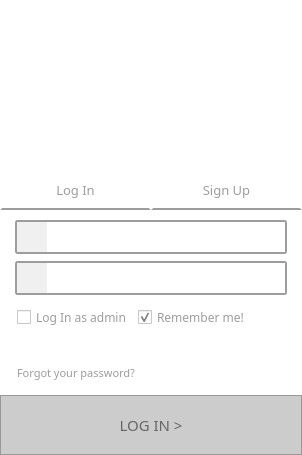
<?xml version="1.0" encoding="UTF-8"?>
<ui version="4.0">
 <class>Login</class>
 <widget class="QMainWindow" name="Login">
  <property name="geometry">
   <rect>
    <x>0</x>
    <y>0</y>
    <width>302</width>
    <height>455</height>
   </rect>
  </property>
  <property name="maximumSize">
   <size>
    <width>305</width>
    <height>460</height>
   </size>
  </property>
  <property name="windowTitle">
   <string>Login</string>
  </property>
  <property name="styleSheet">
   <string notr="true">background-color: rgb(255, 255, 255);</string>
  </property>
  <widget class="QWidget" name="centralWidget">
   <property name="styleSheet">
    <string notr="true"/>
   </property>
   <layout class="QVBoxLayout" name="verticalLayout_4" stretch="0,0,0,0">
    <property name="spacing">
     <number>0</number>
    </property>
    <property name="leftMargin">
     <number>0</number>
    </property>
    <property name="topMargin">
     <number>0</number>
    </property>
    <property name="rightMargin">
     <number>0</number>
    </property>
    <property name="bottomMargin">
     <number>0</number>
    </property>
    <item>
     <widget class="QLabel" name="labelLogo">
      <property name="enabled">
       <bool>true</bool>
      </property>
      <property name="minimumSize">
       <size>
        <width>0</width>
        <height>150</height>
       </size>
      </property>
      <property name="maximumSize">
       <size>
        <width>16777215</width>
        <height>16777215</height>
       </size>
      </property>
      <property name="styleSheet">
       <string notr="true">border-image:url(:/images/images/logo_small.png);</string>
      </property>
      <property name="text">
       <string/>
      </property>
      <property name="scaledContents">
       <bool>false</bool>
      </property>
     </widget>
    </item>
    <item>
     <layout class="QHBoxLayout" name="horizontalLayout_14">
      <item>
       <spacer name="horizontalSpacer_19">
        <property name="orientation">
         <enum>Qt::Horizontal</enum>
        </property>
        <property name="sizeType">
         <enum>QSizePolicy::Fixed</enum>
        </property>
        <property name="sizeHint" stdset="0">
         <size>
          <width>15</width>
          <height>20</height>
         </size>
        </property>
       </spacer>
      </item>
      <item>
       <widget class="QLabel" name="labelError">
        <property name="enabled">
         <bool>false</bool>
        </property>
        <property name="sizePolicy">
         <sizepolicy hsizetype="Expanding" vsizetype="Expanding">
          <horstretch>0</horstretch>
          <verstretch>0</verstretch>
         </sizepolicy>
        </property>
        <property name="minimumSize">
         <size>
          <width>0</width>
          <height>0</height>
         </size>
        </property>
        <property name="styleSheet">
         <string notr="true">color:&quot;red&quot;</string>
        </property>
        <property name="text">
         <string/>
        </property>
       </widget>
      </item>
      <item>
       <spacer name="horizontalSpacer_20">
        <property name="orientation">
         <enum>Qt::Horizontal</enum>
        </property>
        <property name="sizeHint" stdset="0">
         <size>
          <width>20</width>
          <height>20</height>
         </size>
        </property>
       </spacer>
      </item>
     </layout>
    </item>
    <item>
     <layout class="QHBoxLayout" name="horizontalLayout" stretch="0,0">
      <property name="spacing">
       <number>0</number>
      </property>
      <property name="sizeConstraint">
       <enum>QLayout::SetNoConstraint</enum>
      </property>
      <item>
       <widget class="QPushButton" name="buttonLogIn">
        <property name="minimumSize">
         <size>
          <width>84</width>
          <height>40</height>
         </size>
        </property>
        <property name="font">
         <font>
          <family>Century Gothic</family>
          <pointsize>10</pointsize>
         </font>
        </property>
        <property name="styleSheet">
         <string notr="true">QPushButton {
	border: 2px solid;
	border-top-color: rgb(255, 255, 255);
	border-right-color: rgb(255, 255, 255);
	border-left-color: rgb(255, 255, 255);
	border-bottom-color: rgb(157, 157, 157);
    min-width: 80px;
	color: rgb(157, 157, 157)
}

QPushButton:pressed {
	background-color: rgb(243, 243, 243);
	border: 2px solid;
	border-top-color: rgb(255, 255, 255);
	border-right-color: rgb(255, 255, 255);
	border-left-color: rgb(255, 255, 255);
	border-bottom-color: rgb(109, 118, 126);
	color: rgb(109, 118, 126)
}

QPushButton:hover {
	background-color: rgb(243, 243, 243);
}</string>
        </property>
        <property name="text">
         <string>Log In</string>
        </property>
       </widget>
      </item>
      <item>
       <widget class="QPushButton" name="buttoSignUp">
        <property name="minimumSize">
         <size>
          <width>84</width>
          <height>40</height>
         </size>
        </property>
        <property name="font">
         <font>
          <family>Century Gothic</family>
          <pointsize>10</pointsize>
         </font>
        </property>
        <property name="styleSheet">
         <string notr="true">QPushButton {
    /*background-color: qlineargradient(x1: 0, y1: 0, x2: 0, y2: 1,

                                      stop: 0 #f6f7fa, stop: 1 #dadbde); */
	border: 2px solid;
	border-top-color: rgb(255, 255, 255);
	border-right-color: rgb(255, 255, 255);
	border-left-color: rgb(255, 255, 255);
	border-bottom-color: rgb(157, 157, 157);
    min-width: 80px;
	color: rgb(157, 157, 157)
}

QPushButton:pressed {
	background-color: rgb(243, 243, 243);
	border: 2px solid;
	border-top-color: rgb(255, 255, 255);
	border-right-color: rgb(255, 255, 255);
	border-left-color: rgb(255, 255, 255);
	border-bottom-color: rgb(109, 118, 126);
	color: rgb(109, 118, 126)
}

QPushButton:hover {
	background-color: rgb(243, 243, 243);
}</string>
        </property>
        <property name="text">
         <string>Sign Up</string>
        </property>
       </widget>
      </item>
     </layout>
    </item>
    <item>
     <widget class="QStackedWidget" name="stackedWidget">
      <property name="maximumSize">
       <size>
        <width>600</width>
        <height>600</height>
       </size>
      </property>
      <property name="currentIndex">
       <number>0</number>
      </property>
      <widget class="QWidget" name="LoginPage">
       <layout class="QVBoxLayout" name="verticalLayout">
        <property name="spacing">
         <number>7</number>
        </property>
        <property name="leftMargin">
         <number>0</number>
        </property>
        <property name="topMargin">
         <number>10</number>
        </property>
        <property name="rightMargin">
         <number>0</number>
        </property>
        <property name="bottomMargin">
         <number>0</number>
        </property>
        <item>
         <layout class="QHBoxLayout" name="horizontalLayoutUserImput" stretch="0,1,0">
          <property name="spacing">
           <number>0</number>
          </property>
          <item>
           <spacer name="horizontalSpacer_3">
            <property name="orientation">
             <enum>Qt::Horizontal</enum>
            </property>
            <property name="sizeHint" stdset="0">
             <size>
              <width>15</width>
              <height>20</height>
             </size>
            </property>
           </spacer>
          </item>
          <item>
           <widget class="QFrame" name="frame_2">
            <property name="minimumSize">
             <size>
              <width>0</width>
              <height>34</height>
             </size>
            </property>
            <property name="maximumSize">
             <size>
              <width>16777215</width>
              <height>34</height>
             </size>
            </property>
            <property name="styleSheet">
             <string notr="true">QFrame {
    border: 2px solid rgb(157, 157, 157);
	border-radius:3px
}</string>
            </property>
            <property name="frameShape">
             <enum>QFrame::StyledPanel</enum>
            </property>
            <property name="frameShadow">
             <enum>QFrame::Raised</enum>
            </property>
            <layout class="QHBoxLayout" name="horizontalLayout_2">
             <property name="spacing">
              <number>0</number>
             </property>
             <property name="leftMargin">
              <number>0</number>
             </property>
             <property name="topMargin">
              <number>0</number>
             </property>
             <property name="rightMargin">
              <number>0</number>
             </property>
             <property name="bottomMargin">
              <number>0</number>
             </property>
             <item>
              <widget class="QLabel" name="labelUserIcon">
               <property name="minimumSize">
                <size>
                 <width>30</width>
                 <height>30</height>
                </size>
               </property>
               <property name="maximumSize">
                <size>
                 <width>30</width>
                 <height>30</height>
                </size>
               </property>
               <property name="styleSheet">
                <string notr="true">border:none;
border-radius:0px;
background-color: rgb(240, 240, 240);	
anchors.top: parent.top;</string>
               </property>
               <property name="text">
                <string/>
               </property>
               <property name="pixmap">
                <pixmap resource="resources.qrc">:/images/images/userIcon.png</pixmap>
               </property>
               <property name="scaledContents">
                <bool>true</bool>
               </property>
              </widget>
             </item>
             <item>
              <widget class="QLineEdit" name="lineEditUserLog">
               <property name="minimumSize">
                <size>
                 <width>0</width>
                 <height>30</height>
                </size>
               </property>
               <property name="maximumSize">
                <size>
                 <width>16777215</width>
                 <height>16777215</height>
                </size>
               </property>
               <property name="font">
                <font>
                 <pointsize>10</pointsize>
                </font>
               </property>
               <property name="styleSheet">
                <string notr="true">border: none;</string>
               </property>
               <property name="text">
                <string/>
               </property>
              </widget>
             </item>
            </layout>
           </widget>
          </item>
          <item>
           <spacer name="horizontalSpacer_2">
            <property name="orientation">
             <enum>Qt::Horizontal</enum>
            </property>
            <property name="sizeHint" stdset="0">
             <size>
              <width>15</width>
              <height>20</height>
             </size>
            </property>
           </spacer>
          </item>
         </layout>
        </item>
        <item>
         <layout class="QHBoxLayout" name="horizontalLayoutPassInput" stretch="0,1,0">
          <property name="spacing">
           <number>0</number>
          </property>
          <item>
           <spacer name="horizontalSpacer_4">
            <property name="orientation">
             <enum>Qt::Horizontal</enum>
            </property>
            <property name="sizeHint" stdset="0">
             <size>
              <width>15</width>
              <height>20</height>
             </size>
            </property>
           </spacer>
          </item>
          <item>
           <widget class="QFrame" name="frame">
            <property name="minimumSize">
             <size>
              <width>0</width>
              <height>34</height>
             </size>
            </property>
            <property name="maximumSize">
             <size>
              <width>16777215</width>
              <height>34</height>
             </size>
            </property>
            <property name="styleSheet">
             <string notr="true">QFrame {
    border: 2px solid rgb(157, 157, 157);
	border-radius:3px
}</string>
            </property>
            <property name="frameShape">
             <enum>QFrame::StyledPanel</enum>
            </property>
            <property name="frameShadow">
             <enum>QFrame::Raised</enum>
            </property>
            <layout class="QHBoxLayout" name="horizontalLayout_4">
             <property name="spacing">
              <number>0</number>
             </property>
             <property name="leftMargin">
              <number>0</number>
             </property>
             <property name="topMargin">
              <number>0</number>
             </property>
             <property name="rightMargin">
              <number>0</number>
             </property>
             <property name="bottomMargin">
              <number>0</number>
             </property>
             <item>
              <widget class="QLabel" name="labelPassIcon">
               <property name="minimumSize">
                <size>
                 <width>30</width>
                 <height>30</height>
                </size>
               </property>
               <property name="maximumSize">
                <size>
                 <width>30</width>
                 <height>30</height>
                </size>
               </property>
               <property name="styleSheet">
                <string notr="true">border:none;
border-radius:0px;
	background-color: rgb(240, 240, 240);
	</string>
               </property>
               <property name="text">
                <string/>
               </property>
               <property name="pixmap">
                <pixmap resource="resources.qrc">:/images/images/passIcon.png</pixmap>
               </property>
               <property name="scaledContents">
                <bool>true</bool>
               </property>
              </widget>
             </item>
             <item>
              <widget class="QLineEdit" name="lineEditPassLog">
               <property name="minimumSize">
                <size>
                 <width>0</width>
                 <height>30</height>
                </size>
               </property>
               <property name="maximumSize">
                <size>
                 <width>16777215</width>
                 <height>16777215</height>
                </size>
               </property>
               <property name="font">
                <font>
                 <pointsize>10</pointsize>
                </font>
               </property>
               <property name="styleSheet">
                <string notr="true">border: none;</string>
               </property>
               <property name="text">
                <string/>
               </property>
               <property name="echoMode">
                <enum>QLineEdit::Password</enum>
               </property>
              </widget>
             </item>
            </layout>
           </widget>
          </item>
          <item>
           <spacer name="horizontalSpacer">
            <property name="orientation">
             <enum>Qt::Horizontal</enum>
            </property>
            <property name="sizeHint" stdset="0">
             <size>
              <width>15</width>
              <height>20</height>
             </size>
            </property>
           </spacer>
          </item>
         </layout>
        </item>
        <item>
         <layout class="QHBoxLayout" name="horizontalLayout_12">
          <item>
           <spacer name="horizontalSpacer_15">
            <property name="orientation">
             <enum>Qt::Horizontal</enum>
            </property>
            <property name="sizeType">
             <enum>QSizePolicy::Fixed</enum>
            </property>
            <property name="sizeHint" stdset="0">
             <size>
              <width>17</width>
              <height>20</height>
             </size>
            </property>
           </spacer>
          </item>
          <item>
           <widget class="QCheckBox" name="checkBoxAdminLogIn">
            <property name="minimumSize">
             <size>
              <width>0</width>
              <height>30</height>
             </size>
            </property>
            <property name="font">
             <font>
              <family>Century Gothic</family>
              <pointsize>9</pointsize>
             </font>
            </property>
            <property name="styleSheet">
             <string notr="true">	color: rgb(157, 157, 157)</string>
            </property>
            <property name="text">
             <string>Log In as admin</string>
            </property>
           </widget>
          </item>
          <item>
           <widget class="QCheckBox" name="checkBoxRememberMe">
            <property name="minimumSize">
             <size>
              <width>0</width>
              <height>30</height>
             </size>
            </property>
            <property name="font">
             <font>
              <family>Century Gothic</family>
              <pointsize>9</pointsize>
             </font>
            </property>
            <property name="styleSheet">
             <string notr="true">	color: rgb(157, 157, 157)</string>
            </property>
            <property name="text">
             <string>Remember me!</string>
            </property>
            <property name="checked">
             <bool>true</bool>
            </property>
           </widget>
          </item>
          <item>
           <spacer name="horizontalSpacer_16">
            <property name="orientation">
             <enum>Qt::Horizontal</enum>
            </property>
            <property name="sizeHint" stdset="0">
             <size>
              <width>40</width>
              <height>20</height>
             </size>
            </property>
           </spacer>
          </item>
         </layout>
        </item>
        <item>
         <spacer name="verticalSpacer_2">
          <property name="orientation">
           <enum>Qt::Vertical</enum>
          </property>
          <property name="sizeHint" stdset="0">
           <size>
            <width>20</width>
            <height>40</height>
           </size>
          </property>
         </spacer>
        </item>
        <item>
         <layout class="QHBoxLayout" name="horizontalLayout_22" stretch="0,0,0">
          <item>
           <spacer name="horizontalSpacer_13">
            <property name="orientation">
             <enum>Qt::Horizontal</enum>
            </property>
            <property name="sizeType">
             <enum>QSizePolicy::Fixed</enum>
            </property>
            <property name="sizeHint" stdset="0">
             <size>
              <width>17</width>
              <height>20</height>
             </size>
            </property>
           </spacer>
          </item>
          <item>
           <widget class="QLabel" name="labelForgotPassword">
            <property name="minimumSize">
             <size>
              <width>0</width>
              <height>30</height>
             </size>
            </property>
            <property name="maximumSize">
             <size>
              <width>16777215</width>
              <height>30</height>
             </size>
            </property>
            <property name="font">
             <font>
              <family>Century Gothic</family>
              <pointsize>8</pointsize>
             </font>
            </property>
            <property name="styleSheet">
             <string notr="true">	color: rgb(157, 157, 157)</string>
            </property>
            <property name="text">
             <string>Forgot your password?</string>
            </property>
           </widget>
          </item>
          <item>
           <spacer name="horizontalSpacer_14">
            <property name="orientation">
             <enum>Qt::Horizontal</enum>
            </property>
            <property name="sizeHint" stdset="0">
             <size>
              <width>17</width>
              <height>20</height>
             </size>
            </property>
           </spacer>
          </item>
         </layout>
        </item>
        <item>
         <widget class="QPushButton" name="buttonLogInCheck">
          <property name="enabled">
           <bool>false</bool>
          </property>
          <property name="sizePolicy">
           <sizepolicy hsizetype="Minimum" vsizetype="Fixed">
            <horstretch>0</horstretch>
            <verstretch>0</verstretch>
           </sizepolicy>
          </property>
          <property name="minimumSize">
           <size>
            <width>0</width>
            <height>60</height>
           </size>
          </property>
          <property name="maximumSize">
           <size>
            <width>16777215</width>
            <height>16777215</height>
           </size>
          </property>
          <property name="font">
           <font>
            <family>Century Gothic</family>
            <pointsize>11</pointsize>
            <weight>50</weight>
            <bold>false</bold>
           </font>
          </property>
          <property name="styleSheet">
           <string notr="true">QPushButton {	
	color: rgb(255, 255, 255);
	background-color: rgb(5, 45, 80);
	border:none
}

QPushButton:pressed {
	background-color: rgb(6, 48, 85);
	border:none
}
QPushButton:hover {
	background-color: rgb(9, 80, 141);
	border:none
}

QPushButton:disabled{
  border: 1px solid #999999;
  background-color: #cccccc;
  color: #666666;
}</string>
          </property>
          <property name="text">
           <string>LOG IN &gt;</string>
          </property>
          <property name="autoDefault">
           <bool>false</bool>
          </property>
          <property name="default">
           <bool>false</bool>
          </property>
          <property name="flat">
           <bool>false</bool>
          </property>
         </widget>
        </item>
       </layout>
      </widget>
      <widget class="QWidget" name="SignUpPage">
       <layout class="QVBoxLayout" name="verticalLayout_2">
        <property name="spacing">
         <number>0</number>
        </property>
        <property name="leftMargin">
         <number>0</number>
        </property>
        <property name="topMargin">
         <number>0</number>
        </property>
        <property name="rightMargin">
         <number>0</number>
        </property>
        <property name="bottomMargin">
         <number>0</number>
        </property>
        <item>
         <layout class="QHBoxLayout" name="horizontalLayout_8" stretch="0,1,0">
          <item>
           <spacer name="verticalSpacer_3">
            <property name="orientation">
             <enum>Qt::Vertical</enum>
            </property>
            <property name="sizeHint" stdset="0">
             <size>
              <width>17</width>
              <height>50</height>
             </size>
            </property>
           </spacer>
          </item>
          <item>
           <widget class="QFrame" name="frame_3">
            <property name="minimumSize">
             <size>
              <width>0</width>
              <height>34</height>
             </size>
            </property>
            <property name="maximumSize">
             <size>
              <width>16777215</width>
              <height>34</height>
             </size>
            </property>
            <property name="styleSheet">
             <string notr="true">QFrame {
    border: 2px solid rgb(157, 157, 157);
	border-radius:3px;
padding-bottom:0;
}
</string>
            </property>
            <property name="frameShape">
             <enum>QFrame::StyledPanel</enum>
            </property>
            <property name="frameShadow">
             <enum>QFrame::Raised</enum>
            </property>
            <layout class="QHBoxLayout" name="horizontalLayout_3">
             <property name="spacing">
              <number>0</number>
             </property>
             <property name="leftMargin">
              <number>0</number>
             </property>
             <property name="topMargin">
              <number>0</number>
             </property>
             <property name="rightMargin">
              <number>0</number>
             </property>
             <property name="bottomMargin">
              <number>0</number>
             </property>
             <item>
              <widget class="QLabel" name="label">
               <property name="minimumSize">
                <size>
                 <width>55</width>
                 <height>30</height>
                </size>
               </property>
               <property name="maximumSize">
                <size>
                 <width>200</width>
                 <height>200</height>
                </size>
               </property>
               <property name="styleSheet">
                <string notr="true">border:none;
border-radius:0px;
background-color: rgb(240, 240, 240);	
anchors.top: parent.top;
padding-left:5;</string>
               </property>
               <property name="text">
                <string>Name</string>
               </property>
              </widget>
             </item>
             <item>
              <widget class="QLineEdit" name="lineEditSurname">
               <property name="enabled">
                <bool>true</bool>
               </property>
               <property name="font">
                <font>
                 <pointsize>10</pointsize>
                </font>
               </property>
               <property name="styleSheet">
                <string notr="true">border: none;</string>
               </property>
              </widget>
             </item>
            </layout>
           </widget>
          </item>
          <item>
           <spacer name="horizontalSpacer_7">
            <property name="orientation">
             <enum>Qt::Horizontal</enum>
            </property>
            <property name="sizeHint" stdset="0">
             <size>
              <width>15</width>
              <height>20</height>
             </size>
            </property>
           </spacer>
          </item>
         </layout>
        </item>
        <item>
         <layout class="QHBoxLayout" name="horizontalLayout_9" stretch="0,1,0">
          <item>
           <spacer name="verticalSpacer_4">
            <property name="orientation">
             <enum>Qt::Vertical</enum>
            </property>
            <property name="sizeHint" stdset="0">
             <size>
              <width>17</width>
              <height>50</height>
             </size>
            </property>
           </spacer>
          </item>
          <item>
           <widget class="QFrame" name="frame_4">
            <property name="minimumSize">
             <size>
              <width>0</width>
              <height>34</height>
             </size>
            </property>
            <property name="maximumSize">
             <size>
              <width>16777215</width>
              <height>34</height>
             </size>
            </property>
            <property name="styleSheet">
             <string notr="true">QFrame {
    border: 2px solid rgb(157, 157, 157);
	border-radius:3px
}</string>
            </property>
            <property name="frameShape">
             <enum>QFrame::StyledPanel</enum>
            </property>
            <property name="frameShadow">
             <enum>QFrame::Raised</enum>
            </property>
            <layout class="QHBoxLayout" name="horizontalLayout_5">
             <property name="spacing">
              <number>0</number>
             </property>
             <property name="leftMargin">
              <number>0</number>
             </property>
             <property name="topMargin">
              <number>0</number>
             </property>
             <property name="rightMargin">
              <number>0</number>
             </property>
             <property name="bottomMargin">
              <number>0</number>
             </property>
             <item>
              <widget class="QLabel" name="label_2">
               <property name="minimumSize">
                <size>
                 <width>55</width>
                 <height>30</height>
                </size>
               </property>
               <property name="maximumSize">
                <size>
                 <width>200</width>
                 <height>200</height>
                </size>
               </property>
               <property name="styleSheet">
                <string notr="true">border:none;
border-radius:0px;
background-color: rgb(240, 240, 240);	
anchors.top: parent.top;
padding-left:5;</string>
               </property>
               <property name="text">
                <string>Surname</string>
               </property>
              </widget>
             </item>
             <item>
              <widget class="QLineEdit" name="lineEditName">
               <property name="font">
                <font>
                 <pointsize>10</pointsize>
                </font>
               </property>
               <property name="styleSheet">
                <string notr="true">border: none;</string>
               </property>
              </widget>
             </item>
            </layout>
           </widget>
          </item>
          <item>
           <spacer name="horizontalSpacer_11">
            <property name="orientation">
             <enum>Qt::Horizontal</enum>
            </property>
            <property name="sizeHint" stdset="0">
             <size>
              <width>15</width>
              <height>20</height>
             </size>
            </property>
           </spacer>
          </item>
         </layout>
        </item>
        <item>
         <layout class="QHBoxLayout" name="horizontalLayout_10" stretch="0,1,0">
          <item>
           <spacer name="verticalSpacer_5">
            <property name="orientation">
             <enum>Qt::Vertical</enum>
            </property>
            <property name="sizeHint" stdset="0">
             <size>
              <width>17</width>
              <height>50</height>
             </size>
            </property>
           </spacer>
          </item>
          <item>
           <widget class="QFrame" name="frame_5">
            <property name="minimumSize">
             <size>
              <width>0</width>
              <height>34</height>
             </size>
            </property>
            <property name="maximumSize">
             <size>
              <width>16777215</width>
              <height>34</height>
             </size>
            </property>
            <property name="styleSheet">
             <string notr="true">QFrame {
    border: 2px solid rgb(157, 157, 157);
	border-radius:3px
}</string>
            </property>
            <property name="frameShape">
             <enum>QFrame::StyledPanel</enum>
            </property>
            <property name="frameShadow">
             <enum>QFrame::Raised</enum>
            </property>
            <layout class="QHBoxLayout" name="horizontalLayout_6">
             <property name="spacing">
              <number>0</number>
             </property>
             <property name="leftMargin">
              <number>0</number>
             </property>
             <property name="topMargin">
              <number>0</number>
             </property>
             <property name="rightMargin">
              <number>0</number>
             </property>
             <property name="bottomMargin">
              <number>0</number>
             </property>
             <item>
              <widget class="QLabel" name="label_3">
               <property name="minimumSize">
                <size>
                 <width>55</width>
                 <height>30</height>
                </size>
               </property>
               <property name="maximumSize">
                <size>
                 <width>200</width>
                 <height>200</height>
                </size>
               </property>
               <property name="styleSheet">
                <string notr="true">border:none;
border-radius:0px;
background-color: rgb(240, 240, 240);	
anchors.top: parent.top;
padding-left:5;</string>
               </property>
               <property name="text">
                <string>User</string>
               </property>
              </widget>
             </item>
             <item>
              <widget class="QLineEdit" name="lineEditUser">
               <property name="enabled">
                <bool>true</bool>
               </property>
               <property name="font">
                <font>
                 <pointsize>10</pointsize>
                </font>
               </property>
               <property name="styleSheet">
                <string notr="true">border: none;</string>
               </property>
              </widget>
             </item>
            </layout>
           </widget>
          </item>
          <item>
           <spacer name="horizontalSpacer_8">
            <property name="orientation">
             <enum>Qt::Horizontal</enum>
            </property>
            <property name="sizeHint" stdset="0">
             <size>
              <width>15</width>
              <height>20</height>
             </size>
            </property>
           </spacer>
          </item>
         </layout>
        </item>
        <item>
         <layout class="QHBoxLayout" name="horizontalLayout_11" stretch="0,1,0">
          <item>
           <spacer name="verticalSpacer_6">
            <property name="orientation">
             <enum>Qt::Vertical</enum>
            </property>
            <property name="sizeHint" stdset="0">
             <size>
              <width>17</width>
              <height>50</height>
             </size>
            </property>
           </spacer>
          </item>
          <item>
           <widget class="QFrame" name="frame_6">
            <property name="minimumSize">
             <size>
              <width>0</width>
              <height>34</height>
             </size>
            </property>
            <property name="maximumSize">
             <size>
              <width>16777215</width>
              <height>34</height>
             </size>
            </property>
            <property name="styleSheet">
             <string notr="true">QFrame {
    border: 2px solid rgb(157, 157, 157);
	border-radius:3px
}</string>
            </property>
            <property name="frameShape">
             <enum>QFrame::StyledPanel</enum>
            </property>
            <property name="frameShadow">
             <enum>QFrame::Raised</enum>
            </property>
            <layout class="QHBoxLayout" name="horizontalLayout_7">
             <property name="spacing">
              <number>0</number>
             </property>
             <property name="leftMargin">
              <number>0</number>
             </property>
             <property name="topMargin">
              <number>0</number>
             </property>
             <property name="rightMargin">
              <number>0</number>
             </property>
             <property name="bottomMargin">
              <number>0</number>
             </property>
             <item>
              <widget class="QLabel" name="label_4">
               <property name="minimumSize">
                <size>
                 <width>55</width>
                 <height>30</height>
                </size>
               </property>
               <property name="maximumSize">
                <size>
                 <width>200</width>
                 <height>200</height>
                </size>
               </property>
               <property name="styleSheet">
                <string notr="true">border:none;
border-radius:0px;
background-color: rgb(240, 240, 240);	
anchors.top: parent.top;
padding-left:5;</string>
               </property>
               <property name="text">
                <string>Password</string>
               </property>
              </widget>
             </item>
             <item>
              <widget class="QLineEdit" name="lineEditPassword">
               <property name="enabled">
                <bool>true</bool>
               </property>
               <property name="font">
                <font>
                 <pointsize>10</pointsize>
                </font>
               </property>
               <property name="styleSheet">
                <string notr="true">border: none;</string>
               </property>
               <property name="echoMode">
                <enum>QLineEdit::Password</enum>
               </property>
              </widget>
             </item>
            </layout>
           </widget>
          </item>
          <item>
           <spacer name="horizontalSpacer_12">
            <property name="orientation">
             <enum>Qt::Horizontal</enum>
            </property>
            <property name="sizeHint" stdset="0">
             <size>
              <width>15</width>
              <height>20</height>
             </size>
            </property>
           </spacer>
          </item>
         </layout>
        </item>
        <item>
         <layout class="QHBoxLayout" name="horizontalLayout_13">
          <item>
           <spacer name="verticalSpacer">
            <property name="orientation">
             <enum>Qt::Vertical</enum>
            </property>
            <property name="sizeHint" stdset="0">
             <size>
              <width>17</width>
              <height>40</height>
             </size>
            </property>
           </spacer>
          </item>
          <item>
           <widget class="QCheckBox" name="checkBoxSignUpIsAdmin">
            <property name="styleSheet">
             <string notr="true">	color: rgb(157, 157, 157)</string>
            </property>
            <property name="text">
             <string>Sign Up as Administrator</string>
            </property>
           </widget>
          </item>
          <item>
           <spacer name="horizontalSpacer_18">
            <property name="orientation">
             <enum>Qt::Horizontal</enum>
            </property>
            <property name="sizeHint" stdset="0">
             <size>
              <width>40</width>
              <height>20</height>
             </size>
            </property>
           </spacer>
          </item>
         </layout>
        </item>
        <item>
         <widget class="QPushButton" name="buttonSignUpCheck">
          <property name="enabled">
           <bool>false</bool>
          </property>
          <property name="sizePolicy">
           <sizepolicy hsizetype="Minimum" vsizetype="Expanding">
            <horstretch>0</horstretch>
            <verstretch>0</verstretch>
           </sizepolicy>
          </property>
          <property name="minimumSize">
           <size>
            <width>0</width>
            <height>60</height>
           </size>
          </property>
          <property name="font">
           <font>
            <family>Century Gothic</family>
            <pointsize>11</pointsize>
           </font>
          </property>
          <property name="styleSheet">
           <string notr="true">QPushButton {	
	background-color: rgb(7, 55, 99);
	color: rgb(255, 255, 255);
	border:none
}

QPushButton:pressed {
	background-color: rgb(6, 48, 85);
	border:none
}
QPushButton:hover {
	background-color: rgb(9, 80, 141);
	border:none
}</string>
          </property>
          <property name="text">
           <string>&lt; SIGN UP</string>
          </property>
         </widget>
        </item>
       </layout>
      </widget>
     </widget>
    </item>
   </layout>
  </widget>
 </widget>
 <layoutdefault spacing="6" margin="11"/>
 <resources>
  <include location="resources.qrc"/>
 </resources>
 <connections/>
</ui>
